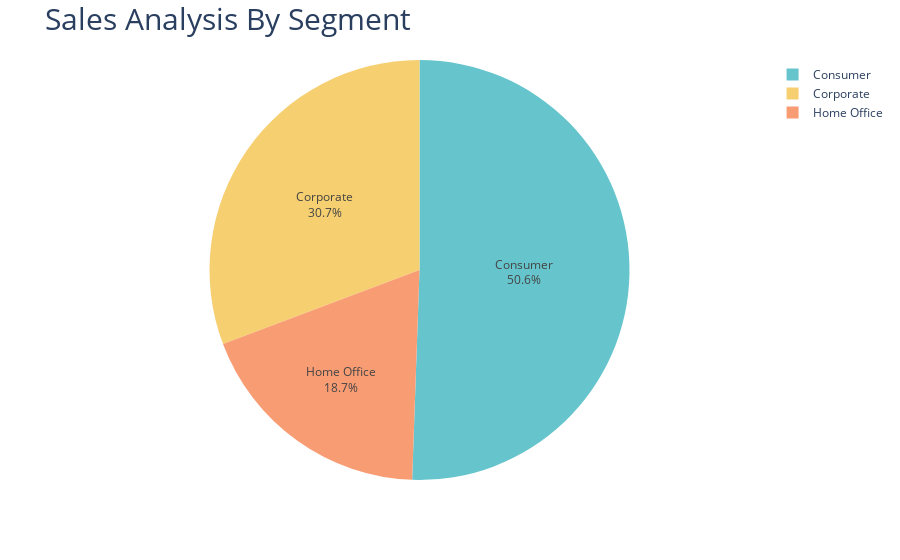

Write notebook code for a chart like this one.
### Code cell
fig=px.pie(Sales_by_Segment,
            values='Sales',
            names='Segment',
            hole=0,
           color_discrete_sequence=px.colors.qualitative.Pastel)
fig.update_traces(textposition='inside',textinfo='percent+label')
fig.update_layout(title_text='Sales Analysis By Segment',title_font=dict(size=30))
fig.show()

### Figure 1 — Plotly figure (JSON) as saved in the notebook; plotly's stock layout.template omitted (floating-point values rounded to 4 significant figures)
{"data": [{"domain": {"x": [0, 1], "y": [0, 1]}, "hole": 0, "hovertemplate": "Segment=%{label}<br>Sales=%{value}<extra></extra>", "labels": ["Consumer", "Corporate", "Home Office"], "legendgroup": "", "name": "", "showlegend": true, "textinfo": "percent+label", "textposition": "inside", "type": "pie", "values": [1161000.0, 706100.0, 429700.0]}], "layout": {"legend": {"tracegroupgap": 0}, "margin": {"t": 60}, "piecolorway": ["rgb(102, 197, 204)", "rgb(246, 207, 113)", "rgb(248, 156, 116)", "rgb(220, 176, 242)", "rgb(135, 197, 95)", "rgb(158, 185, 243)", "rgb(254, 136, 177)", "rgb(201, 219, 116)", "rgb(139, 224, 164)", "rgb(180, 151, 231)", "rgb(179, 179, 179)"], "title": {"font": {"size": 30}, "text": "Sales Analysis By Segment"}}}
